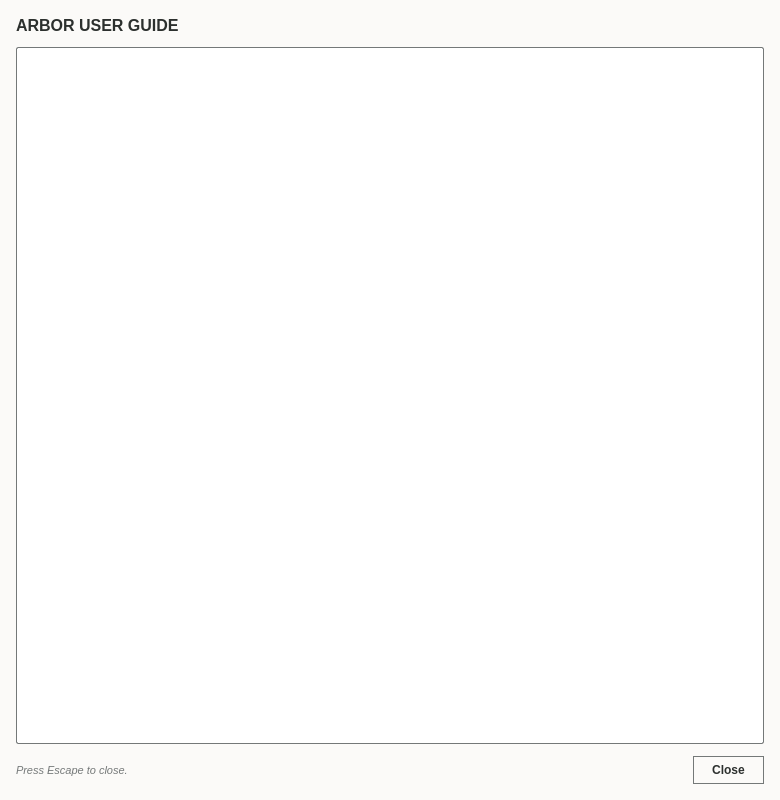
<?xml version="1.0" encoding="UTF-8"?>
<ui version="4.0">
 <class>UserGuideDialog</class>
 <widget class="QDialog" name="UserGuideDialog">
  <property name="geometry">
   <rect>
    <x>0</x>
    <y>0</y>
    <width>780</width>
    <height>800</height>
   </rect>
  </property>
  <property name="minimumSize">
   <size>
    <width>600</width>
    <height>500</height>
   </size>
  </property>
  <property name="windowTitle">
   <string>Arbor System User Guide</string>
  </property>
  <property name="styleSheet">
   <string notr="true">QDialog#UserGuideDialog {
    background-color: #fbfaf8;
    color: #2c302e;
    font-family: 'Segoe UI', 'Inter', -apple-system, sans-serif;
}

QTextBrowser {
    background-color: #ffffff;
    color: #2c302e;
    border: 1px solid #747878;
    border-radius: 2px;
    padding: 12px;
    font-size: 13px;
    line-height: 1.4;
}

QPushButton {
    background-color: #fbfaf8;
    color: #2c302e;
    border: 1px solid #747878;
    border-radius: 0px;
    padding: 6px 18px;
    font-size: 12px;
    font-weight: 600;
}
QPushButton:hover {
    background-color: #e9ece5;
}</string>
  </property>
  <layout class="QVBoxLayout" name="root_layout">
   <property name="spacing">
    <number>12</number>
   </property>
   <property name="leftMargin">
    <number>16</number>
   </property>
   <property name="topMargin">
    <number>16</number>
   </property>
   <property name="rightMargin">
    <number>16</number>
   </property>
   <property name="bottomMargin">
    <number>16</number>
   </property>
   <item>
    <widget class="QLabel" name="lbl_title">
     <property name="styleSheet">
      <string notr="true">font-size: 16px; font-weight: bold; color: #2c302e;</string>
     </property>
     <property name="text">
      <string>ARBOR USER GUIDE</string>
     </property>
    </widget>
   </item>
   <item>
    <widget class="QTextBrowser" name="browser">
     <property name="openExternalLinks">
      <bool>true</bool>
     </property>
    </widget>
   </item>
   <item>
    <layout class="QHBoxLayout" name="footer_layout">
     <item>
      <widget class="QLabel" name="lbl_hint">
       <property name="styleSheet">
        <string notr="true">color: #747878; font-style: italic; font-size: 11px;</string>
       </property>
       <property name="text">
        <string>Press Escape to close.</string>
       </property>
      </widget>
     </item>
     <item>
      <spacer name="spacer_footer">
       <property name="orientation">
        <enum>Qt::Orientation::Horizontal</enum>
       </property>
       <property name="sizeHint" stdset="0">
        <size>
         <width>40</width>
         <height>20</height>
        </size>
       </property>
      </spacer>
     </item>
     <item>
      <widget class="QPushButton" name="btn_close">
       <property name="cursor">
        <cursorShape>PointingHandCursor</cursorShape>
       </property>
       <property name="text">
        <string>Close</string>
       </property>
      </widget>
     </item>
    </layout>
   </item>
  </layout>
 </widget>
 <resources/>
 <connections/>
</ui>
